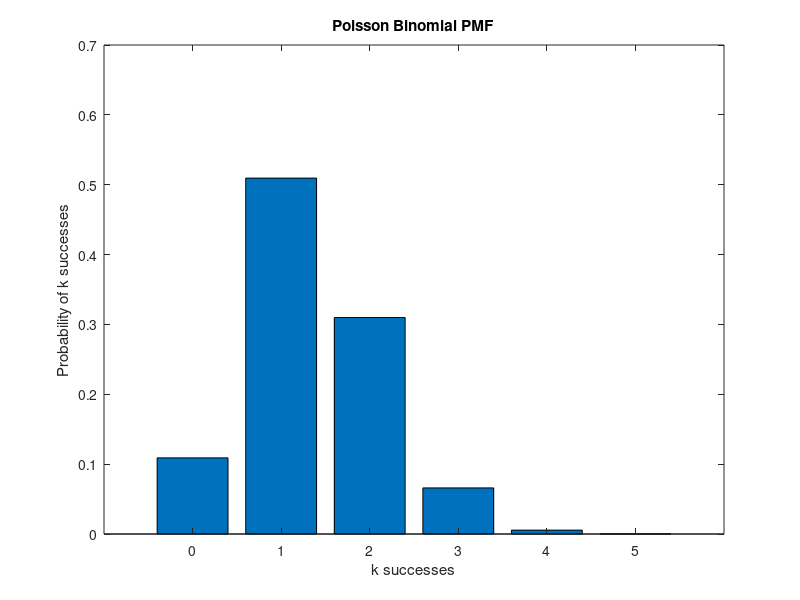

Recreate this plot in MATLAB.
% Probability mass function of Poisson Binomial distribution with recursive approach
% Author: Karlo Hock, University of Queensland. 2018

% Calculate probabilities of obtaining k successful trials in a series of n 
% independent Bernoulli trials with different probabilities of success;
% in the example below, there are five trials (n=5), and the first trial has a success 
% chance of 0.25, etc. Alternatively, the example probabilties can be replaced 
% by a RNG that gives individual probabilities; since the trials are
% independent, the individual probabilities need not add up to 1

% probabilities of success in individual Bernoulli trials; values used as a demonstration example
success_probabilities = [0.25 0.15 0.05 0.1 0.8];

% number of trials
n_trials = length(success_probabilities);

% container for storing results on k number of successes
num_successes = struct('k', [], 'prob_k_successes', []);

% calculate the chance of obtaining any number of successes (up to n_trials)
for k = 1:n_trials
    this_k = nchoosek(1:n_trials, k);% list all combinations of having k number of successes
    this_cmlprob = 0;% storing the cumulative probability of k sucesses
    % now determine the probability of obtaining each combination of
    % k successes given the success probabilities inindividual trials
    for cmb = 1:size(this_k, 1)
        this_comb = this_k(cmb, :);% pick a possible combination of trials that gives k successes
        % we now need to calculate the cumulative probability of getting successes 
        % in all k trials, which is a product of probabilties of succeeding
        % or failing in each trial
        this_prod = 1;
        for i = 1:n_trials
            % if this trial is a success in this combination, use its success probability
            if ismember(i, this_comb)
                this_prod = this_prod * success_probabilities(i);
            else% else if this trial is a failure, use its probability of failure
                this_prod = this_prod * (1 - success_probabilities(i));
            end
        end
        % add the probabilty of obtaining this combination of k success to
        % the cumulative probability of obtaining k successes
        this_cmlprob = this_cmlprob + this_prod;
    end
    % store values
    num_successes(k+1).k = k;
    num_successes(k+1).prob_k_successes = this_cmlprob;
end
% add an additional category for all failures/zero successes
num_successes(1).k = 0;
% determine the chance of obtaining k=0 successes by subtracting the sum of all other probabilities from 1;
% unlike the probabilities of success in individual trials, all probabilities of obtaining 
% exactly k successes do need to add up to 1 , i.e., sum = 1 for all k when k = [0,..,n]
num_successes(1).prob_k_successes = 1 - sum([num_successes(2:end).prob_k_successes]);

% num_sucesses structure answers the question "what is the probability of
% obtaining exactly k sucesses given the independent success probabilities in 
% individual trials/events?"; draw a bar plot of the PMF
bar(0:n_trials, [num_successes.prob_k_successes]);
title('Poisson Binomial PMF', 'FontSize', 11);
xlabel('k successes');
ylabel('Probability of k successes');

% finally, check that it all really adds up to 1
total_cmlprobability = sum([num_successes.prob_k_successes]);
